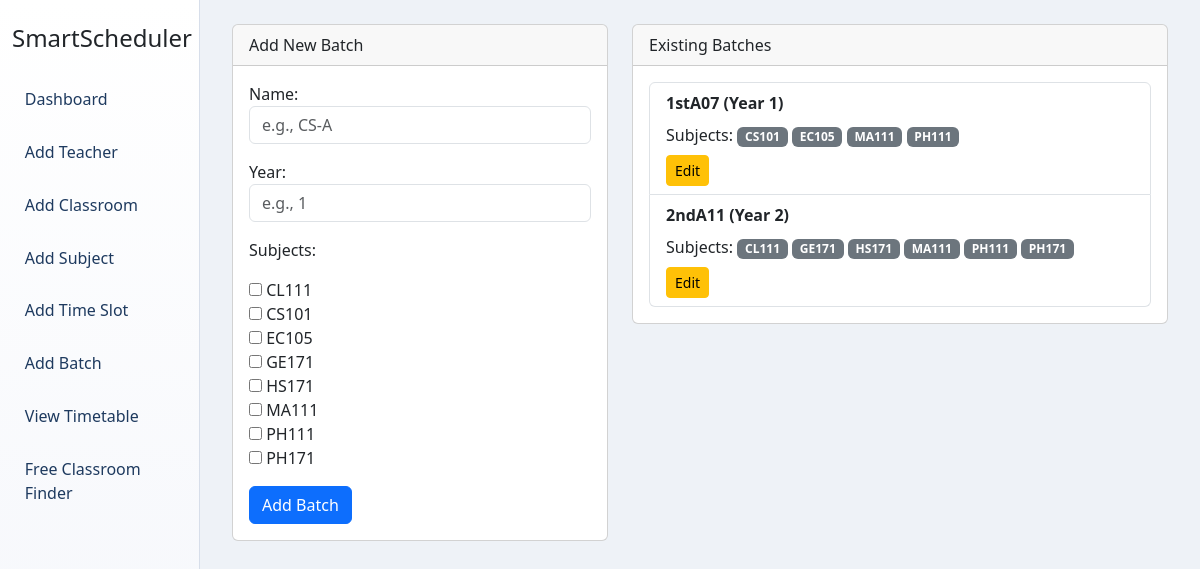
Page /batch/add/ on the committed database.
### core/models.py (models this page shows, shortened)
class Subject(models.Model):
    name = models.CharField(max_length=100)
    lectures_per_week = models.PositiveIntegerField()
    teachers = models.ManyToManyField(Teacher)
    is_lab = models.BooleanField(default=False)
    class Meta:
        ordering = ["name"]
    def __str__(self):
        return self.name

class Batch(models.Model):
    name = models.CharField(max_length=50)
    year = models.PositiveIntegerField()
    subjects = models.ManyToManyField("Subject", blank=True)
    class Meta:
        unique_together = ("name", "year")
        ordering = ["year", "name"]

### core/views.py (the view)
# urls.py: path("batch/add/", views.add_batch, name="add_batch"),
def add_batch(request):
    if request.method == "POST":
        form = BatchForm(request.POST)
        if form.is_valid():
            batch = form.save()
            messages.success(request, "Batch added successfully!")
            return redirect("add_batch")
    else:
        form = BatchForm()
    batches = Batch.objects.prefetch_related("subjects").all()
    return render(request, "batch_form.html", {"form": form, "batches": batches})

### core/forms.py
class BatchForm(forms.ModelForm):
    class Meta:
        model = Batch
        fields = ["name", "year", "subjects"]
        widgets = {
            "name": forms.TextInput(attrs={"class": "form-control", "placeholder": "e.g., CS-A"}),
            "year": forms.NumberInput(attrs={"class": "form-control", "placeholder": "e.g., 1"}),
            "subjects": forms.CheckboxSelectMultiple(),
        }

### core/templates/batch_form.html (shortened to what this page needs)
{% extends 'base.html' %}
{% block content %}
<div class="row g-4">
    <div class="col-md-5">
        <div class="card">
            <div class="card-header">
                {% if editing_batch %}Edit Batch{% else %}Add New Batch{% endif %}
            </div>
            <div class="card-body">
                <form method="post">
                    {{ form.as_p }}
                    <button type="submit" class="btn btn-primary">
                        {% if editing_batch %}Save Batch{% else %}Add Batch{% endif %}
                    </button>
                </form>
            </div>
        </div>
    </div>
    <div class="col-md-7">
        <div class="card">
            <div class="card-header">Existing Batches</div>
            <div class="card-body">
                <ul class="list-group">
                    {% for batch in batches %}
                        <li class="list-group-item">
                            <strong>{{ batch.name }} (Year {{ batch.year }})</strong>
                            <div class="mt-2">
                                Subjects:
                                {% for subject in batch.subjects.all %}
                                    <span class="badge bg-secondary">{{ subject.name }}</span>
                                {% empty %}
                                    <span class="text-danger">No subjects assigned</span>
                                {% endfor %}
                            </div>
                            <a href="{% url 'edit_batch' batch.id %}" class="btn btn-sm btn-warning mt-2">Edit</a>
                        </li>
                    {% empty %}
                        <li class="list-group-item">No batches added yet.</li>
                    {% endfor %}
                </ul>
            </div>
        </div>
    </div>
</div>
{% endblock %}

### core/static/css/custom.css (style rules this page uses)
:root { --sidebar-bg: #f4f6fb; --sidebar-link: #1e3a5f; --sidebar-link-hover: #0d6efd; --tt-page: #2f4155; --tt-panel: #32485f; --tt-header: #2a8dbe; --tt-cell: rgba(255, 255, 255, 0.06); --tt-cell-alt: rgba(255, 255, 255, 0.03); --tt-border: rgba(255, 255, 255, 0.08); --tt-text: #eef5fb; --tt-muted: #a9bfd2; --tt-accent: #53b7f2; }
body { background: #eef2f7; }

### rows in the picture
Subject: name "CL111"
Batch: name "1stA07", year "1"
Subject: name "CS101"
Subject: name "EC105"
Subject: name "MA111"
Subject: name "PH111"
Batch: name "2ndA11", year "2"
Subject: name "GE171"
Subject: name "HS171"
Subject: name "PH171"
